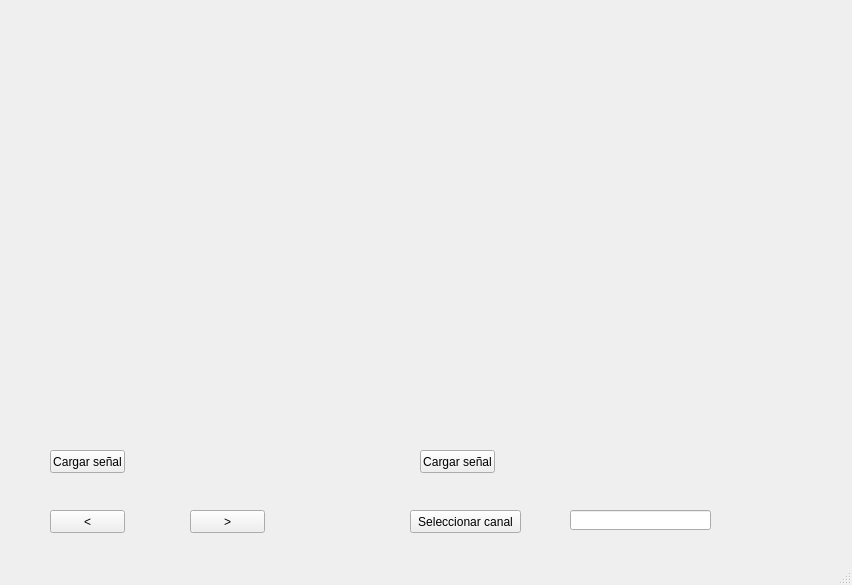
<?xml version="1.0" encoding="UTF-8"?>
<ui version="4.0">
 <class>MainWindow</class>
 <widget class="QMainWindow" name="MainWindow">
  <property name="geometry">
   <rect>
    <x>0</x>
    <y>0</y>
    <width>852</width>
    <height>585</height>
   </rect>
  </property>
  <property name="windowTitle">
   <string>MainWindow</string>
  </property>
  <widget class="QWidget" name="centralwidget">
   <widget class="QPushButton" name="boton_cargar2">
    <property name="geometry">
     <rect>
      <x>420</x>
      <y>450</y>
      <width>75</width>
      <height>23</height>
     </rect>
    </property>
    <property name="text">
     <string>Cargar señal</string>
    </property>
   </widget>
   <widget class="QPushButton" name="boton_cargar">
    <property name="geometry">
     <rect>
      <x>50</x>
      <y>450</y>
      <width>75</width>
      <height>23</height>
     </rect>
    </property>
    <property name="text">
     <string>Cargar señal</string>
    </property>
   </widget>
   <widget class="QPushButton" name="atrasar">
    <property name="geometry">
     <rect>
      <x>50</x>
      <y>510</y>
      <width>75</width>
      <height>23</height>
     </rect>
    </property>
    <property name="text">
     <string>&lt;</string>
    </property>
   </widget>
   <widget class="QPushButton" name="adelantar">
    <property name="geometry">
     <rect>
      <x>190</x>
      <y>510</y>
      <width>75</width>
      <height>23</height>
     </rect>
    </property>
    <property name="text">
     <string>&gt;</string>
    </property>
   </widget>
   <widget class="QPushButton" name="boton_canal">
    <property name="geometry">
     <rect>
      <x>410</x>
      <y>510</y>
      <width>111</width>
      <height>23</height>
     </rect>
    </property>
    <property name="text">
     <string>Seleccionar canal</string>
    </property>
   </widget>
   <widget class="QWidget" name="campo_grafico" native="true">
    <property name="geometry">
     <rect>
      <x>10</x>
      <y>0</y>
      <width>411</width>
      <height>350</height>
     </rect>
    </property>
   </widget>
   <widget class="QWidget" name="campo_grafico2" native="true">
    <property name="geometry">
     <rect>
      <x>440</x>
      <y>-1</y>
      <width>391</width>
      <height>361</height>
     </rect>
    </property>
   </widget>
   <widget class="QLineEdit" name="campo_canal">
    <property name="geometry">
     <rect>
      <x>570</x>
      <y>510</y>
      <width>141</width>
      <height>20</height>
     </rect>
    </property>
   </widget>
  </widget>
  <widget class="QMenuBar" name="menubar">
   <property name="geometry">
    <rect>
     <x>0</x>
     <y>0</y>
     <width>852</width>
     <height>21</height>
    </rect>
   </property>
  </widget>
  <widget class="QStatusBar" name="statusbar"/>
 </widget>
 <resources/>
 <connections/>
</ui>
